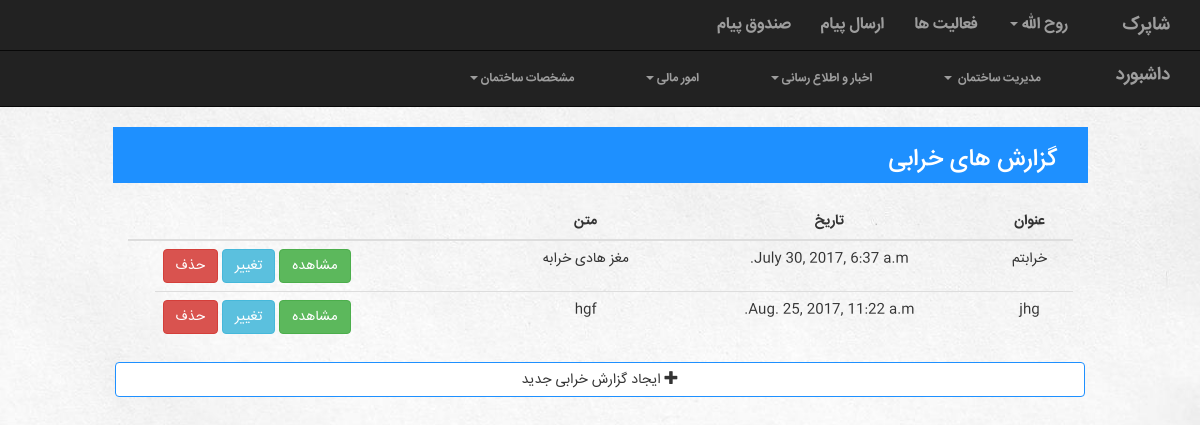
The page /building/1/cfailureReport/ (signed in) on the database its author committed.
### building/models.py (models this page shows, shortened)
class Building(models.Model):
    manager = models.ForeignKey(Account, on_delete=models.CASCADE)
    name = models.CharField(max_length=100)
    Address = models.CharField(max_length=300)
    info = models.TextField()

class FailureReport(models.Model):
    building = models.ForeignKey(Building, on_delete=models.CASCADE)
    account = models.ForeignKey(Account, on_delete=models.CASCADE)
    date = models.DateTimeField()
    text = models.TextField()
    subject = models.CharField(max_length=100)

### building/views.py (the view, shortened to what this page needs)
# urls.py: url(r'^(?P<building_id>[0-9]+)/cfailureReport/$', views.CfailureReport.as_view(), name="cfailureReport"),
class CfailureReport(View):
    form_class = myForm.CreateFailureReportForm
    template_name = 'building/cfailureReport.html'
    def get(self, request, building_id):
        context = {'all_failureReport': FailureReport.objects.filter(building=building_id, account=Account.objects.get(user=request.user)),
               'Listname': 'گزارش های خرابی',
               'title1': 'عنوان',
               'title2': 'تاریخ',
               'title3': 'متن',
               'building': Building.objects.get(pk=building_id),
               'accountType': Account.objects.get(user=request.user).type,
               'form': self.form_class,
               }
        return render(request, self.template_name, context)

### building/templates/building/cfailureReport.html (shortened to what this page needs)
{% extends 'building/UserNavBar.html' %}
{% load staticfiles %}
{% block navbar %}{% if accountType == 1 %} {% include 'building/managerNavBar.html' %} {% else %} {% include 'building/neighborNavBar.html' %}  {% endif %}{% endblock %}
{% block body %}
 <div class="col-sm-12">
        <div class="listContainer col-sm-10 col-lg-offset-1">
            <div class="listTitle pull-right col-sm-12">
                <h3> {{ Listname }} </h3>
            </div>
        </div>
        <div class="col-sm-10 col-lg-offset-1">
            <br>
            <table class="table table-hover">
                <thead>
                    <tr>
                        <th>{{ title1 }}</th>
                        <th>{{ title2 }}</th>
                        <th>{{ title3 }}</th>
                        <th></th>
                        <th></th>
                    </tr>
                </thead>
                <tbody>
                {% for f in all_failureReport %}
                    <tr>
                        <td>{{ f.subject }}</td>
                        <td>{{ f.date }}</td>
                        <td>{{ f.text|slice:"0:30" }}</td>
                    <td class="link">
                        <a class="dalert" href="{% url 'building:dfailureReport' building_id=building.id pk=f.id %}"><button type="button" class="btn btn-danger">حذف</button></a>
                        <a href="{% url 'building:ufailureReport' building_id=building.id pk=f.id %}"><button type="button" class="btn btn-info">تغییر</button></a>
                        <a href="{% url 'building:rfailureReport' building_id=building.id pk=f.id %}"><button type="button" class="btn btn-success">مشاهده</button></a>
                        </td>
                    </tr>
                {% endfor %}
                </tbody>
            </table>
        </div>
    </div>
    <div class="col-md-10 col-lg-offset-1" >
        <button class="col-md-12 btn btn-default" data-toggle="modal" data-target="#myModal">  <span class="glyphicon glyphicon-plus" aria-hidden="true"></span> ایجاد گزارش خرابی جدید </button>
    </div>
{% endblock %}

### building/templates/building/UserNavBar.html (shortened to what this page needs)
<!DOCTYPE html>
<html lang="fa">
<head>
    <link rel="stylesheet" href="https://maxcdn.bootstrapcdn.com/bootstrap/3.3.7/css/bootstrap.min.css">
</head>
{% load staticfiles %}
<link rel="stylesheet" href="{% static 'building/BuildingNavBarStyle.css' %}">
<link rel="stylesheet" href="{% static 'building/BuildingListStyle.css' %}">
<link rel="stylesheet" href="{% static 'building/ModalStyle.css' %}">
<link rel="stylesheet" href="{% static 'building/TableStyle.css' %}">
<link rel="stylesheet" href="{% static 'building/dashboardStyle.css' %}">
<link rel="stylesheet" href="{% static 'building/pollFormStyle.css' %}">
<link rel="stylesheet" href="{% static 'building/chart.css' %}">
    {% load i18n admin_modify %}
<body>
<nav class="navbar navbar-inverse navbar-fixed-top" style="position: fixed">
      <div class="container-fluid" >
            <div class="navbar-header pull-right">
              <a class="navbar-brand active" href="{% url 'building:building' %}">{% if building %} {{ building.name}} {% else %} لیست ساختمان ها {% endif %} </a>
            </div>
            <div class="collapse navbar-collapse" id="topNavBar">
                  <ul class="nav navbar-nav pull-right">
                      <li><a href="{% url 'building:inbox' %}">صندوق پیام</a></li>
                      <li><a href="{% url 'building:sendmessage' %}">ارسال پیام</a></li>
                      <li><a href="{% url 'building:activities' %}">فعالیت ها <span class="sr-only">(current)</span></a></li>
                      <li class="dropdown">
                          <a href="#" class="dropdown-toggle" data-toggle="dropdown" role="button" aria-haspopup="true" aria-expanded="false">{{ request.user.first_name }} <span class="caret"></span></a>
                      </li>
                  </ul>
            </div>
      </div>
</nav>
<div style="height: 30px">
</div>
{% block navbar %}
{% endblock %}
{% block body %}
{% endblock %}
</body>
</html>

### building/static/building/BuildingNavBarStyle.css (style rules this page uses)
nav { font-family: IRANSans; font-weight: bolder; font-size: medium; }
ul { list-style: none; }
body { direction: rtl; text-align: center; background-image: url("../images/Background.jpg"); background-size: cover; }

### building/static/building/BuildingListStyle.css (style rules this page uses)
a { color: white; }
.btn-default { border-color: dodgerblue; }
body { font-family: IRANSans; }

### building/static/building/TableStyle.css (style rules this page uses)
.table>thead>tr>th { text-align: center; }
.link { direction: ltr; text-align: left; }
.listTitle { text-align: right; }
.listContainer { background-color: dodgerblue; color: white; }

### building/static/building/pollFormStyle.css (style rules this page uses)
body { margin-top: 20px; }

### rows shown on the page
Building: name "شاپرک"
FailureReport: subject "خرابتم", date "July 30, 2017, 6:37 a.m.", text "مغز هادی خرابه"
FailureReport: subject "jhg", date "Aug. 25, 2017, 11:22 a.m.", text "hgf"

### other values the page prints
{{ request.user.first_name }} "روح الله"
{{ Listname }} "گزارش های خرابی"
{{ title1 }} "عنوان"
{{ title2 }} "تاریخ"
{{ title3 }} "متن"
